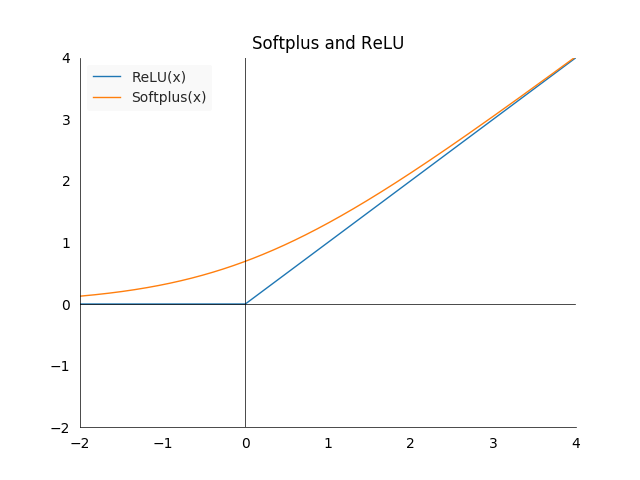

Python code for this plot:
import prettyplotlib as ppl
import numpy as np
import matplotlib.pyplot as plt

fig, ax = plt.subplots(1)
plt.ylim(top=4, bottom=-2)
plt.xlim(left=-2, right=4)


def array_wise_max(x):
    r = np.zeros(x.shape, dtype=np.float)
    for i in range(len(x)):
        x_i = x[i]
        r[i] = max([0.0, x_i])
    return r


ax.set_title('Softplus and ReLU')

x = np.arange(-2, 4, 0.01)
ppl.plot(ax, x, array_wise_max(x), label='ReLU(x)', linewidth=1.0)
ppl.plot(ax, x, np.log(1+np.exp(x)), label='Softplus(x)', linewidth=1.0)
ppl.plot(ax, x, 0*x, label="", linewidth=0.5, color='black')
plt.axvline(x=0, ymin=-2, ymax=2, linewidth=0.5, color='black')

ppl.legend(ax)

fig.savefig('softplus_relu_plot.png')
